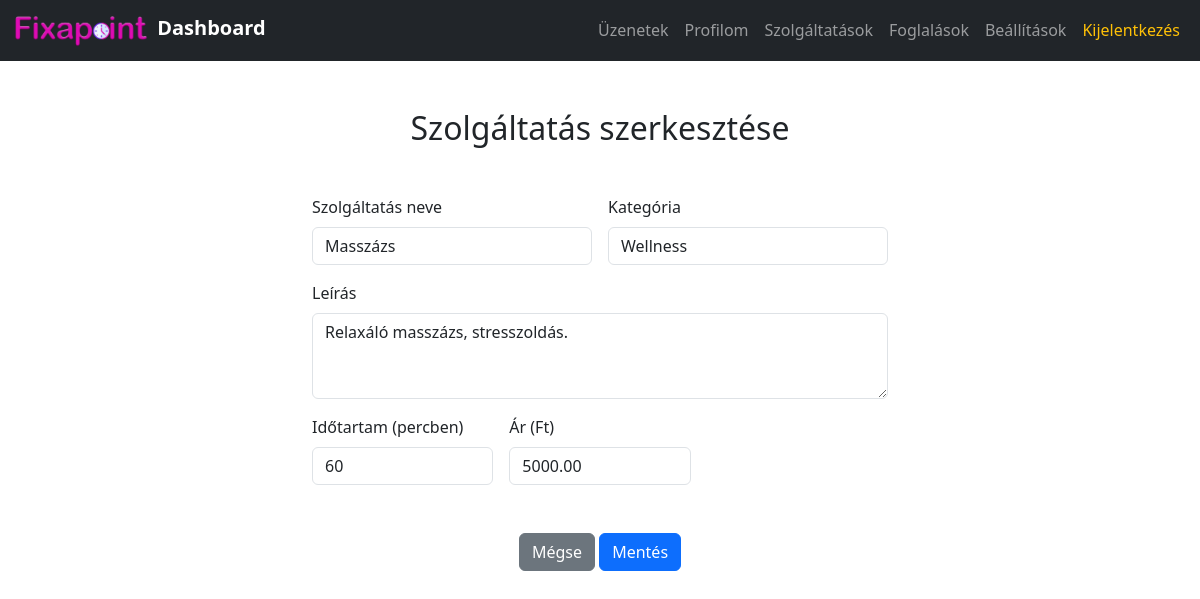
/app/view/auth/dashboard/update_service.php?id=1 (signed in), run on the app's committed database.
### tables this page shows
CREATE TABLE `services` (
  `id` int(11) NOT NULL,
  `nameOfService` varchar(255) NOT NULL,
  `categoryOfService` varchar(45) NOT NULL,
  `description` text DEFAULT NULL,
  `duration` int(11) NOT NULL,
  `price` decimal(10,2) NOT NULL
);

### app/model/dashboard/ServiceDao.php (called while the page is built, shortened)
<?php
class ServiceDao
{
    private $db;
    public function __construct()
    {
        $this->db = new Database();
    }
    public function getServiceById($id)
    {
        $connection = $this->db->getConnection();
        $sql = "SELECT * FROM services WHERE id = ?";
        try {
            $statement = $connection->prepare($sql);
            $statement->execute([$id]);
            return $statement->fetch(\PDO::FETCH_ASSOC);
        } catch (\PDOException $e) {
            return ['status' => 'error', 'message' => 'Hiba történt a szolgáltatás lekérése közben: ' . $e->getMessage()];
        }
    }
}

### app/controller/dashboard/ServiceController.php (called while the page is built, shortened)
<?php
require_once __DIR__ . '/../../model/dashboard/ServiceDao.php';
class ServiceController
{
    private $serviceDao;
    public function __construct()
    {
        $this->serviceDao = new ServiceDao();
    }
    public function getServiceById($id)
    {
        return $this->serviceDao->getServiceById($id);
    }
}

### app/view/auth/dashboard/update_service.php (the view, shortened to what this page needs)
<?php
include_once 'header.php';
require_once __DIR__ . '/../../../controller/dashboard/ServiceController.php';
$serviceController = new ServiceController();
if (isset($_GET['id'])) {
    $service = $serviceController->getServiceById($_GET['id']);
}
?>
<link href="https://cdn.jsdelivr.net/npm/bootstrap@5.3.0/dist/css/bootstrap.min.css" rel="stylesheet">
<div class="container mt-5 col-md-8 col-lg-6">
    <h2 class="mb-5 mt-5 text-center">Szolgáltatás szerkesztése</h2>
    <form action="update_service.php" method="POST" class="row g-3">
        <div class="col-md-6">
            <label for="nameOfService" class="form-label">Szolgáltatás neve</label>
            <input type="text" class="form-control" id="nameOfService" name="nameOfService" value="<?= htmlspecialchars($service['nameOfService']) ?>" required>
        </div>
        <div class="col-md-6">
            <label for="categoryOfService" class="form-label">Kategória</label>
            <input type="text" class="form-control" id="categoryOfService" name="categoryOfService" value="<?= htmlspecialchars($service['categoryOfService']) ?>" required>
        </div>
        <div class="col-12">
            <label for="description" class="form-label">Leírás</label>
            <textarea class="form-control" id="description" name="description" rows="3"><?= htmlspecialchars($service['description']) ?></textarea>
        </div>
        <div class="col-md-4">
            <label for="duration" class="form-label">Időtartam (percben)</label>
            <input type="number" class="form-control" id="duration" name="duration" value="<?= $service['duration'] ?>">
        </div>
        <div class="col-md-4">
            <label for="price" class="form-label">Ár (Ft)</label>
            <input type="number" step="5" min="0" class="form-control" id="price" name="price" value="<?= $service['price'] ?>" required>
        </div>
        <div class="col-12 text-center mt-5">
            <button type="button" class="btn btn-secondary" onclick="history.back()">Mégse</button>
            <button type="submit" class="btn btn-primary">Mentés</button>
        </div>
    </form>
</div>

### data on the page
services: nameOfService "Masszázs", categoryOfService "Wellness", description "Relaxáló masszázs, stresszoldás.", duration "60", price "5000.00"
